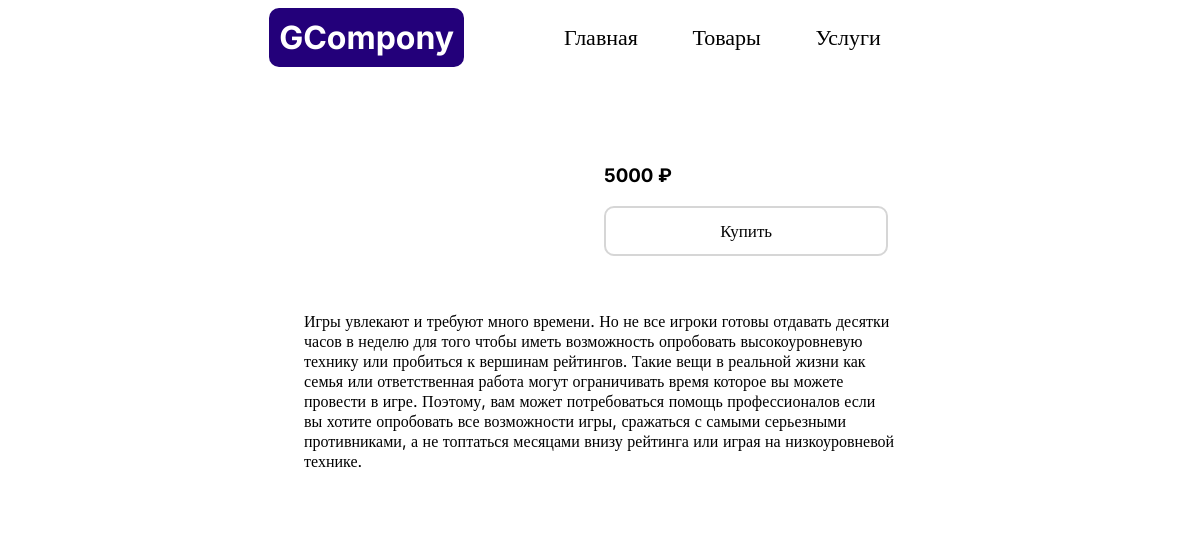
The app's page /product/2 with its own data.
### shop/models.py (models this page shows, shortened)
class Product(models.Model):
    name = models.CharField(max_length=128)
    description = models.TextField()
    price = models.IntegerField()
    image_url = models.CharField(max_length=256)
    weight = models.IntegerField(null=True, blank=True)
    model = models.CharField(max_length=64, null=True, blank=True)
    processor = models.CharField(max_length=32, null=True, blank=True)
    ram_size = models.IntegerField(null=True, blank=True)  # размер оперативной памяти
    speed = models.FloatField(null=True, blank=True)  # скорость
    battery_capacity = models.IntegerField(null=True, blank=True)  # ёмкость аккумулятора

### shop/views.py (the view)
# urls.py: path("product/<int:id>", views.view_product, name="view_product")
def view_product(request, id):
    product = Product.objects.filter(id=id).first()
    return render(request, 'product.html', {
        'product': product
    })

### shop/templates/product.html (shortened to what this page needs)
{% load static %}
<link rel="stylesheet" href="{% static 'style.css' %}"/>
<div class="heading">
    <div class="logo">
        <h1 class="logoText">GCompony</h1>
    </div>
    <div class="navigation">
        <a class="navlink" href="/">Главная</a>
        <a class="navlink" href="/products">Товары</a>
        <a class="navlink" href="/discounts">Услуги</a>
    </div>
</div>
<div class="productCard">
    <img src="{{ product.image_url }}" class="productImage">
    <div class="productInfo">
        <h1>{{ product.name }}</h1>
        <h3>{{ product.price }} ₽</h3>
        <button>Купить</button>
    </div>
</div>
<div class="productDetails">
    <h1>Описание:</h1>
    <p>
        {{ product.description }}
    </p>
    <h1>Характеристики:</h1>
</div>

### shop/static/style.css (style rules this page uses)
* { font-family: Inter; }
h1 { color: white; padding: 0; margin: 0; }
.heading { display: flex; align-items: center; padding-bottom: 10px; justify-content: center; }
.navlink { margin-right: 50px; text-decoration: none; color: black; font-size: 22px; }
.logo { background-color: #23007a; padding: 10px; border-radius: 10px; }
.navigation { margin-left: 100px; }
button { height: 50px; width: 100%; background-color: white; border: 2px solid #d6d6d6; color: #060606; padding: 0; border-radius: 10px; cursor: pointer; font-size: 17px; }
.productCard { width: 50%; margin-left: auto; margin-right: auto; display: flex; flex-direction: row; }
.productInfo { margin-top: 5%; }
.productDetails { width: 50%; margin-left: auto; margin-right: auto; }
a { text-decoration: none; }
.productImage { max-width: 600px; max-height: 600px; }

### records on screen
Product: image_url (picture), price "5000", description "Игры увлекают и требуют много времени. Но не все игроки готовы отдавать десятки часов в неделю для того чтобы иметь возможность опробовать высокоуровневую технику или пробиться к вершинам рейтингов. Такие вещи в реальной жизни как семья или ответственная работа могут ограничивать время которое вы можете провести в игре. Поэтому, вам может потребоваться помощь профессионалов если вы хотите опробовать все возможности игры, сражаться с самыми серьезными противниками, а не топтаться месяцами внизу рейтинга или играя на низкоуровневой технике."
